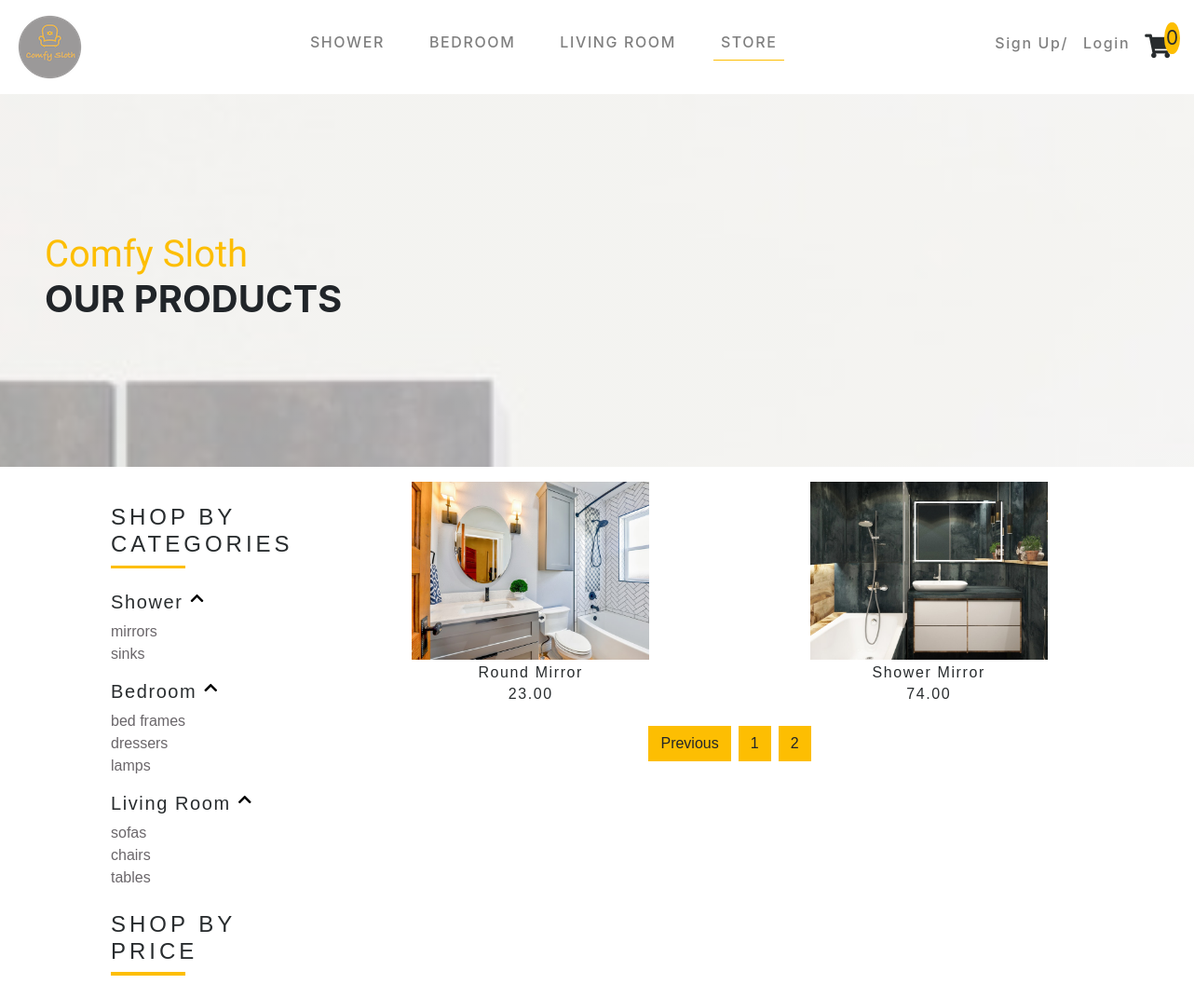
/store/?page=3 (upper part), run on an earlier commit of the app's database.
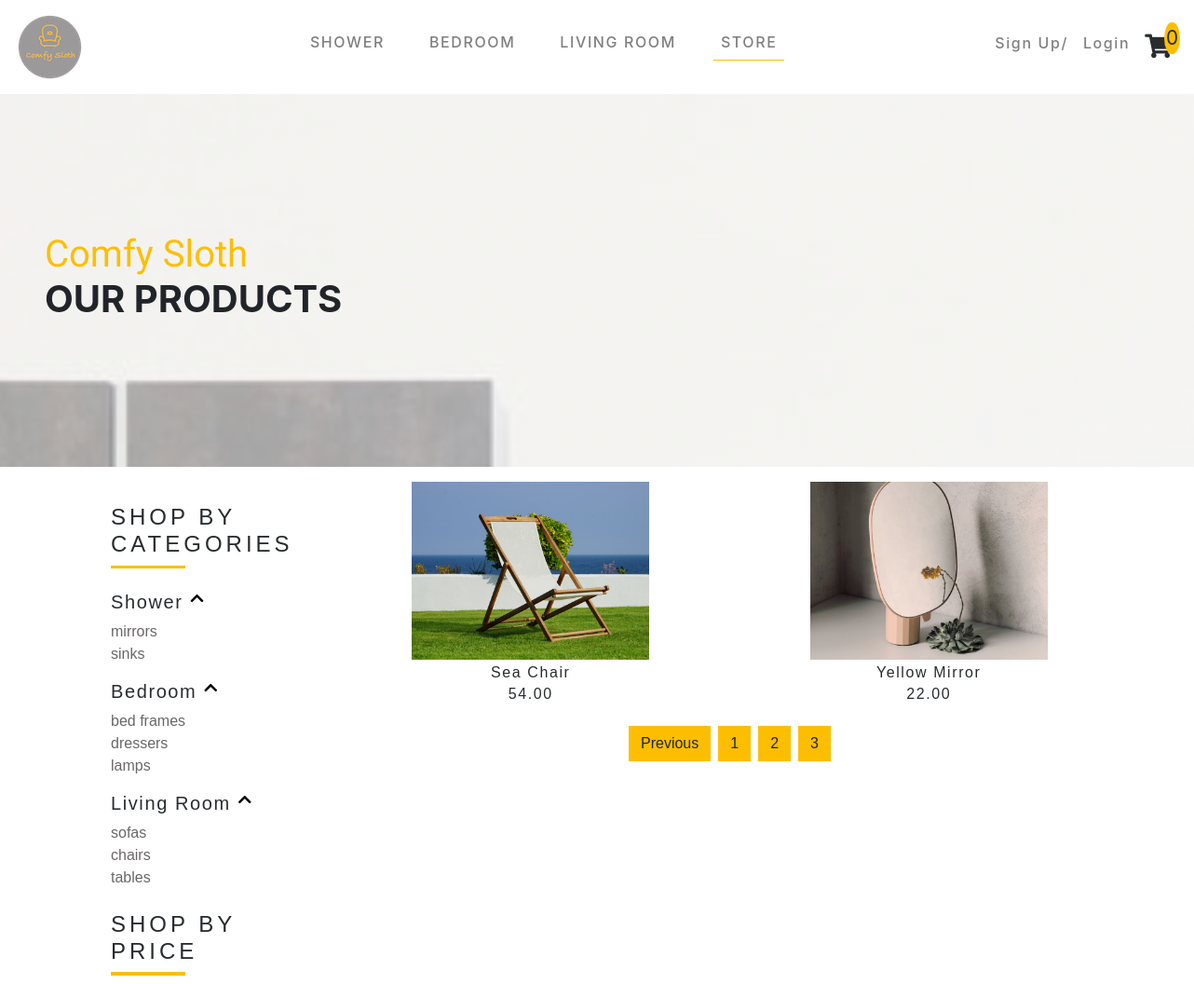
And on a later commit of the database.
### store/models.py (models this page shows, shortened)
class Product(models.Model):
    title = models.CharField(max_length=200)
    price = models.DecimalField(max_digits=30, decimal_places=2)
    picture = models.ImageField(upload_to='images/')
    category = models.CharField(max_length=200)
    sub_category = models.CharField(max_length=200)

### store/views.py (the view)
# urls.py: path('', include('store.urls')),
def store(request):
    paginator = Paginator(items, 12)
    page = request.GET.get('page')
    store_items = paginator.get_page(page)
    return render(request, 'store/store_page.html',  {'items': items, 'store_items': store_items, 'featured':featured})

### store/templates/store/store_page.html (shortened to what this page needs)
{% extends 'base.html' %}
{% load staticfiles%}
{% block content %}
<div class="banner-2 d-flex align-items-center pl-3 pl-lg-5">
  <div>
    <h1 class="text-capitalize text-yellow text-slanted mb-0">comfy sloth</h1>
    <h1 class="text-uppercase font-weight-bold">our products</h1>
  </div>
</div>
<section class="products">
  <div class="container">
    <div class="row">
      <div class="col-10 col-md-5 col-lg-3 mx-auto my-3 px-5">
        <div class="product-categories-title my-4">
          <h4 class="text-uppercase">shop by categories</h4>
          <div class="products-categories-underline"></div>
        </div>
        <div class="lis">
          <div class="d-flex align-items-start d-block products-categories-link">
            <h5 class='mr-2 main filterBtn' data-filter='bathroom'>Shower</h5>
            <i class="fas fa-chevron-up click"></i>
          </div>
          <div class="box">
            <ul>
              <li class='filterBtn' data-filter='mirror'>mirrors</li>
              <li class='filterBtn' data-filter='sink'>sinks</li>
            </ul>
          </div>
        </div>
        <div class="lis">
          <div class="d-flex align-items-start d-block products-categories-link">
            <h5 class='mr-2 filterBtn' data-filter='bedroom'>Bedroom</h5>
            <i class="fas fa-chevron-up click"></i>
          </div>
          <div class="box">
            <ul>
              <li class='filterBtn' data-filter='bed'>bed frames</li>
              <li class='filterBtn' data-filter='dresser'>dressers</li>
              <li class='filterBtn' data-filter='lamp'>lamps</li>
            </ul>
          </div>
        </div>
        <div class="lis">
          <div class="d-flex align-items-start d-block products-categories-link">
            <h5 class='mr-2 filterBtn' data-filter='living'>Living Room</h5>
            <i class="fas fa-chevron-up click"></i>
          </div>
          <div class="box">
            <ul>
              <li class='filterBtn' data-filter='sofa'>sofas</li>
              <li class='filterBtn' data-filter='chair'>chairs</li>
              <li class='filterBtn' data-filter='table'>tables</li>
            </ul>
          </div>
        </div>
        <div class="product-categories-title my-4">
          <h4 class="text-uppercase">shop by price</h4>
          <div class="products-categories-underline"></div>
        </div>
      </div>
      <div class="col-10 col-md-7 col-lg-9 mx-auto my-3">
        <div class="row">
          {% for item in store_items %}
          <div
            class="col-md-6 col-lg-4 mx-auto col-md-6 col-lg-4 mb-3 storeItem {{ item.category }} {{item.sub_category}}"
            data-item='{{item.sub_category}}' id='{{ item.id }}'>
            <div class="featured-container">
              <img src="{{ item.picture.url }}" alt="" class='img-fluid' id='image'>
            </div>
            <h6 class="text-capitalize text-center my-1" id='title'>{{item.title}}</h6>
            <h6 class="text-center itemPrice" id='price'>{{item.price}}</h6>
          </div>
          {% endfor %}
        </div>
        <div class=" row justify-content-center">
          {% if store_items.has_previous %}
          <a href="?page={{ store_items.previous_page_number}}">
            <div class='btn btn-yellow mx-1'>previous</div>
          </a>
          {% endif %}
          {% for l in  store_items.paginator.page_range %}
          <a href="?page={{forloop.counter}}">
            <div class='btn btn-yellow mx-1'>{{forloop.counter}}</div>
          </a>
          {% endfor %}
        </div>
      </div>
    </div>
  </div>
</section>
{% endblock%}

### futniture_store/templates/base.html (shortened to what this page needs)
<!DOCTYPE html>
<html lang="en">
{% load staticfiles%}
<head>
  <link rel="stylesheet" href="{% static 'css/all.css' %}">
  <link rel="stylesheet" href="{% static 'css/main.css' %}">
  <link rel="stylesheet" href="https://stackpath.bootstrapcdn.com/bootstrap/4.3.1/css/bootstrap.min.css"
>
</head>
<body>
  <header>
    <nav class="navbar navbar-expand-lg navbar-light">
      <a href="/" class="navbar-brand">
        <img src="{% static 'img/logo.png' %}" alt="main logo">
      </a>
        <div class="collapse navbar-collapse" id="myNavbar">
          <ul
           class="navbar-nav mx-auto">
            <li class="nav-item mx-2">
              <div class="dropdown">
                <div class='nav-link text-light'>
                  <h6 class="nav-link filterBtn" data-filter='bathroom'>SHOWER</h6>
                </div>
              </div>
            </li>
            <li class="nav-item mx-2">
              <div class="dropdown">
                <div class='nav-link text-light'>
                  <h6 class="nav-link filterBtn" data-filter='bedroom'>BEDROOM</h6>
                </div>
              </div>
            </li>
            <li class="nav-item mx-2">
              <div class="dropdown">
                <div class='nav-link text-light'>
                  <h6 class="nav-link filterBtn" data-filter='living'>LIVING ROOM</h6>
                </div>
              </div>
            </li>
            <li class="nav-item mx-2 ">
              <a href="/store" class="nav-link">
                <h6 class="nav-active nav-link filterBtn" data-filter='all'>STORE</h6>
              </a>
            </li>
          </ul>
          <div class="navbar-icon d-flex">
            <div class="navbar-nav d-flex">
                {% if user.is_authenticated %}
                <div class='d-flex'>
                  <h6><a href="/mypage" class="nav-item nav-link">Account/</a></h6>
                  <h6><a class="nav-item nav-link" href="javascript:{document.getElementById('logout').submit()}" onclick="">Logout</a></h6>
                  <form id="logout" method="POST" action="{% url 'logout' %}">
                                {% csrf_token %}
                    <input type="hidden"/>
                  </form>
                </div>
                {% else %}
                <div class='d-flex'>
                  <h6><a class="nav-item nav-link " href="{% url 'signup' %}">Sign Up/</a></h6>
                  <h6><a class="nav-item nav-link" href="{% url 'login' %}">Login</a></h6>
                </div>
                {% endif %}
            </div>
            </div>
            <a href="/checkout" class='navbar-icon mx-2 navbar-cart-icon'>
              <i class="fas fa-shopping-cart navbar-icon"></i>
              <div class="cart-items">1</div>
            </a>
        </div>
    </nav>
  </header>
  {% block content %}
  {% endblock %}
</body>
</html>

### futniture_store/templates/carousel.html (shortened to what this page needs)
{% load staticfiles%}

### futniture_store/static/css/all.css (style rules this page uses)
.fa, .fas, .far, .fal, .fab { -moz-osx-font-smoothing: grayscale; -webkit-font-smoothing: antialiased; display: inline-block; font-style: normal; font-variant: normal; text-rendering: auto; line-height: 1; }
.fa-chevron-up:before { content: "\f077"; }
.fa-shopping-cart:before { content: "\f07a"; }
.fa, .fas { font-family: 'Font Awesome 5 Free'; font-weight: 900; }

### futniture_store/static/css/main.css (style rules this page uses)
:root { --mainYellow: #fdbe02; --mainWhite: #fff; --mainBlack: #282c2e; --mainGrey: #9b9999; --TransGrey: rgba(0, 0, 0, 0.1); --SecondGrey: #6a666a; --MainOrange: rgba(253, 124, 77); }
a:link { text-decoration: none; }
.h1,h2,h3,h4 { letter-spacing: 0.25rem; color: var(--mainBlack); }
.container { font-family: 'Courier Prime', sans-serif; }
h5,h6 { letter-spacing: 0.1rem; color: var(--mainBlack); }
ul { list-style-type: none; padding: 0; }
body { color: var(--SecondGrey); background: var(--mainWhite); font-family: "Mali", cursive; }
.text-slanted { font-family: "Calligraffitti", cursive; }
.btn-yellow { background: var(--mainYellow)!important; text-transform: capitalize; font-size: 1.2rem; color: var(--mainBlack); border-radius: 0!important; }
.text-yellow { color: var(--mainYellow); }
.nav-active { border-bottom: 0.1rem solid var(--mainYellow); }
.navbar-icon { font-size: 1.6rem; }
.navbar-cart-icon { color: var(--mainBlack); position: relative; }
.cart-items { color: var(--mainBlack); position: absolute; top: -20%; right: -30%; padding: 0.1rem 0.1rem; background: var(--mainYellow); font-size:1.3rem; border-radius: 50%; }
.dropdown { position: relative; display: inline-block; }
.banner-2 { background: linear-gradient(rgba(255,255,255,0.5),rgba(255,255,255,0.5)), url(../img/banner3.jpg); min-height: 50vh; background-position: center; background-size:cover; background-attachment: fixed; background-repeat: no-repeat; }
.featured-container { background: var(--TransGrey); position: relative; overflow: hidden; }
.products-categories-underline { height: 0.2rem; width: 5rem; background: var(--mainYellow); }
.products-categories-link { color: var(--mainBlack); text-decoration: none !important; }
.box { color: var(--SecondGrey); }
.click { color: black; cursor: pointer; }

What changed in the data, as far as the page shows it:
no longer on this page (row unchanged): Product: picture (picture), title "Round Mirror", price "23.00"
no longer on this page (row unchanged): Product: picture (picture), title "Shower Mirror", price "74.00"
added Product: picture (picture), title "Sea Chair", price "54.00"
added Product: picture (picture), title "Yellow Mirror", price "22.00"
Also different on the page:
new list line: "3"
